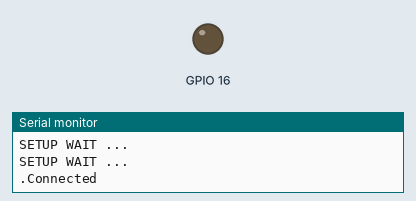
A sketch run on a simulated ESP8266 (NodeMCU). On the bench: output pins drawn as LEDs (lit = HIGH), the last lines printed to the serial monitor. WiFi joins after 1.5 s; servers stay silent unless stated.

Above: at 5.1 s.
At 6.8 s:
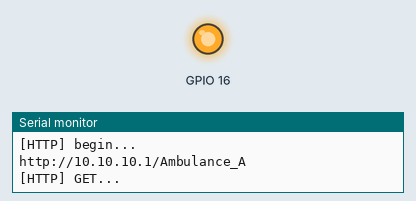
Timing chart, 0 to 10.2 s (numbered marks = the images above):
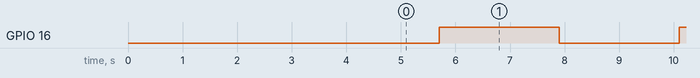

The sketch:

Nodemcu_Client.ino
```cpp
#include <ESP8266WiFi.h>
#include <ESP8266HTTPClient.h>
#include <ESP8266WebServer.h>

const char* SSID = "MoonKnight";
const char* Password = "P@v@nKum@r";

IPAddress IP(10, 10, 10, 55);
IPAddress Gateway(10, 10, 10, 1);
IPAddress Subnet(255, 255, 255, 0);

ESP8266WebServer server(80);

void HandleRoot()
{
  server.send(200, "text/html", "MessageFromClient");
}

void setup()
{
  server.begin();
  server.on("/", HandleRoot);
  Serial.begin(115200);
  WiFi.config(IP, Gateway, Subnet);
  for(uint8_t t = 4; t > 0; t--)
  {
    Serial.printf("SETUP WAIT ...\n", t);
    Serial.flush();
    delay(1000);
  }
  WiFi.mode(WIFI_STA);
  WiFi.disconnect(true);
  WiFi.begin(SSID, Password);
  if(WiFi.status() != WL_CONNECTED)
  {
    delay(500);
    Serial.print(".");
  }
  Serial.println("Connected");
  pinMode(16, OUTPUT);

}

void loop()
{
  server.handleClient();

  // Wait for WiFi connection
  if(WiFi.status() == WL_CONNECTED)
  {
    WiFiClient client; // Create a WiFiClient object
    HTTPClient http;

    if(digitalRead(16) == LOW)
    {
      Serial.print("[HTTP] begin...\n");
      http.begin(client, "http://10.10.10.1/Ambulance_A");
      Serial.println("http://10.10.10.1/Ambulance_A");
      Serial.print("[HTTP] GET...\n");
      int httpCode = http.GET();
      http.end();
      digitalWrite(16, HIGH); // Turn on the built-in LED
      delay(2000); // Wait for 2 seconds
    }
    else
    {
      http.begin(client, "http://10.10.10.1/Ambulance_D");
      Serial.println("http://10.10.10.1/Ambulance_D");
      int httpCode = http.GET();
      http.end();
      digitalWrite(16, LOW); // Turn off the built-in LED
      delay(2000); // Wait for 2 seconds
    }
  }
}
```

Measured:
- by itself, GPIO 16: alternates HIGH for 2.2 s and LOW for 2.2 s
